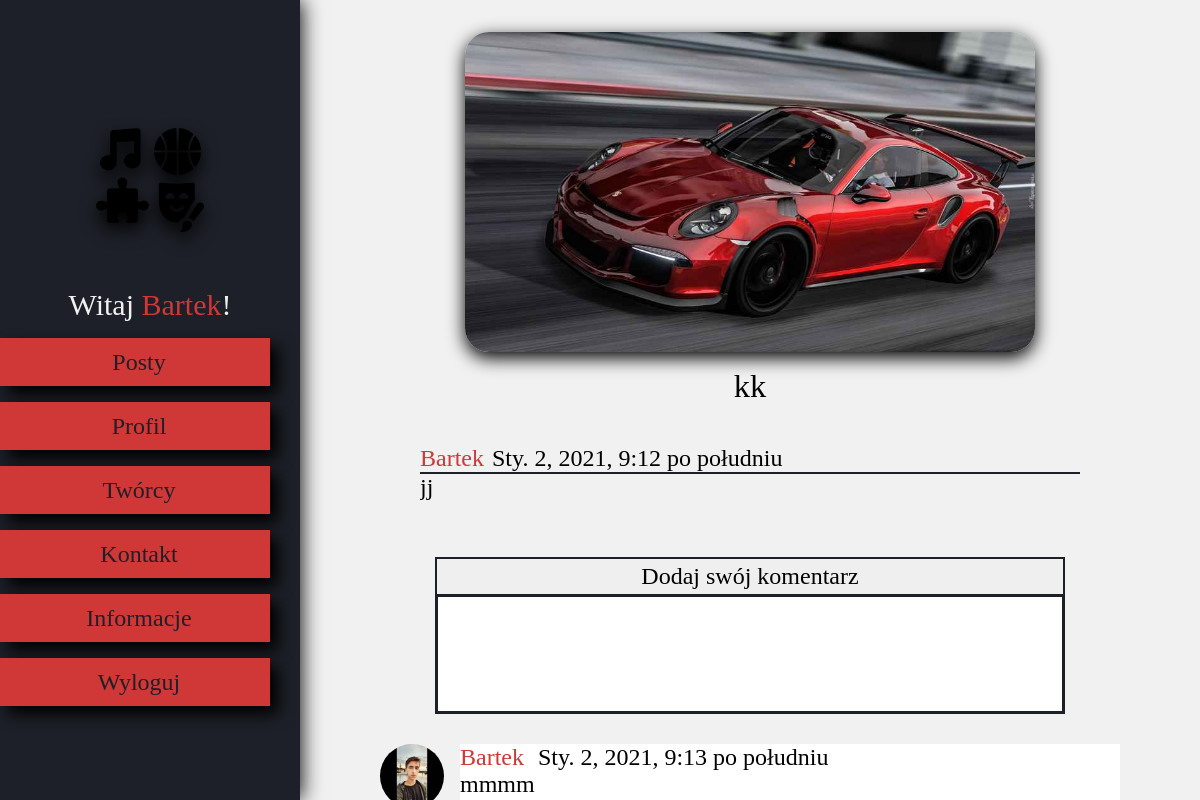
The app's page /post/288 (signed in) with its own data.
### posty/models.py (models this page shows, shortened)
class Post(models.Model):
    tytul = models.CharField(max_length=60)
    opis = models.CharField(max_length=800, blank=True, null=True)
    autor = models.ForeignKey(User, on_delete=models.CASCADE, default='')
    data = models.DateTimeField(auto_now_add=True)
    picture = ResizedImageField(size=[900, 700], quality=40,  upload_to='gallery/', blank=True)
    category = models.CharField(max_length=100, blank=True)
    city = models.CharField(max_length=100, blank=True)

class Comment(models.Model):
    autor = models.ForeignKey(User, on_delete=models.CASCADE)
    post = models.ForeignKey(Post, on_delete=models.CASCADE)
    date = models.DateTimeField(auto_now_add=True)
    content = models.TextField(max_length=255, blank=False, default=None)

class UserProfile(models.Model):
    user = models.OneToOneField(User, on_delete=models.CASCADE)
    fb = models.CharField(max_length=100, blank=True)
    ig = models.CharField(max_length=100, blank=True)
    tt = models.CharField(max_length=100, blank=True)
    place = models.CharField(max_length=200, blank=True, null=True)
    profile_pic = ResizedImageField(size=[700, 700], quality=40, upload_to='gallery/', blank=True)

### posty/views.py (the view, shortened to what this page needs)
# urls.py: path('post/<int:pk>', views.show_post, name='S_post'),
@login_required()
def show_post(request, pk):
    post = get_object_or_404(Post, id=pk)
    comments = Comment.objects.filter(post=post).order_by('-id')
    form = CreateCommentForm()
    kontekst={
        'post': post,
        'form':form,
        'comments': comments,
    }
    return render(request, "singlepost.html", kontekst)

### posty/forms.py
class CreateCommentForm(forms.ModelForm):
    class Meta:
        model = Comment
        fields = ['content']

### templates/singlepost.html (shortened to what this page needs)
{% extends 'base.html' %}
{% load static %}
{% block extrahead %}
	<link rel="stylesheet" href="{% static 'css/singlepost.css' %}">
{% endblock %}
{% block body %}
		  <div id="post_content">
			<div id="image">
				<img
					{% if post.picture %}
						src="{{ post.picture.url }}"
					{% else %}
						src = "{% static 'zzt.png' %}"
					{% endif %}alt="Brak zdjęcia"
				></img>
			</div>
			<p id="tytul">{{post.tytul}}</p>
			<div id="information">
				<a id="autor" href="{% url 'Profil' post.autor.id %}">{{post.autor}}</a><p id="data">{{post.data}}
				{% if post.autor.id == request.user.id %}
					<a href="{% url 'delete_post' post.pk %}"></a>
				{% endif %}
				</p>
			</div>
			<p id="opis">{{post.opis}}</p>
			<form method="POST" action="">
				<div id="add_comment">
					<input id="dodaj" type="submit" value="Dodaj swój komentarz">
					{{form.content}}
				</div>
			</form>
			<div id="comments">
				{% for comment in comments %}
					<div class="comment">
						<img id="profile_pic"
							{% if comment.autor.userprofile.profile_pic %}
								src={{comment.autor.userprofile.profile_pic.url}}
							{% else %}
								src = "{% static 'logo.png' %}"
							{% endif %}
							alt="brak zdjęcia">
						<span id="content">
							<span id="autor" onclick="location.href='{% url 'Profil' comment.autor.id %}'">{{comment.autor.username}}</span>
							<p id="date">{{comment.date}}</p><br>{{comment.content}}
						</span>
					</div>
				{% endfor %}
			</div>
		  </div>
		  {% include "navbar.html"%}
{% endblock %}

### templates/blocks/navbar.html (shortened to what this page needs)
{% load static %}
<link rel="stylesheet" href="{% static 'css/blocks/navbar.css' %}">
<div id="navbar">
		<img id="logo_photo" alt="logo"src="{% static 'logo.png' %}" onclick="location.href='{% url 'MeetMe!' %}'"/>
		<p id="hello">Witaj <span id="username_id">{{request.user}}</span>!</p>
		<ul id="menu">
                    <li class="nav" onclick="location.href='{% url 'MeetMe!' %}'"><i class="fas fa-comment-alt"></i>Posty</a></li>
					<li class="nav" onclick="location.href='{% url 'Profil' request.user.id %}'"><i class="fas fa-address-card"></i>Profil</li>
					<li class="nav" onclick="location.href='{% url 'o_tworcach' %}'"><i class="fas fa-users"></i>Twórcy</li>
					<li class="nav" onclick="location.href='{% url 'kontakt' %}'"><i class="fas fa-address-book"></i>Kontakt</li>
					<li class="nav" onclick="location.href='{% url 'Info' %}'"><i class="fas fa-info"></i>Informacje</li>
					<li class="nav" onclick="location.href='{% url 'Wylogowanie' %}'"><i class="fas fa-sign-out-alt"></i>Wyloguj</li>
		</ul>
</div>

### static/css/singlepost.css (style rules this page uses)
#image { margin-top:4vh;max-height:40vh;width:100%;align:center; }
#image>img { border-radius:2vmax;max-height:40vh;max-width:90%;box-shadow: 0vw 0.5vw 1.5vw;object-fit: scale-down; display: block; margin-left: auto; margin-right: auto; }
#tytul { width:100%;margin-top:2vh;word-break:break-word;text-align:center;font-size:135%; }
#post_content { overflow-y:auto;overflow-x:hidden;width:100%;background:#f1f1f1 }
#information { margin:5vh 15vmin 0 15vmin; }
#autor { color: var(--sec1);text-decoration:none;cursor:pointer;margin-right:1vmin;user-select: text; }
#data { display:inline-block;margin-top:0; }
#opis { margin:0 15vmin;user-select: text;word-break:break-word;padding-bottom:7vh;border-top:solid 0.25vmin var(--main);height:auto;overflow-y:auto; }
#comments { margin-bottom:2vh;height:auto;padding:0 10vmin; }
.comment { margin-top:3vh;width:100%;display:flex; }
#profile_pic { width:8vh;height:8vh;border-radius:50%;object-fit: cover;margin-right:1vmin;margin:auto;margin-right:2vmin; }
#add_comment { width:70%;margin-left:50%;transform:translate(-50%,0) }
#add_comment>textarea { width:100%;height:15vmin; }
#id_content { padding:1vmin;border: solid 0.25vw var(--main);box-sizing:border-box; }
#dodaj { padding:0.5vh 0.5vw;border:solid 0.2vw var(--main);border-bottom:none;cursor:pointer;width:100%; }
#content { word-break: break;background:#fff;user-select: text;width:100%;max-height:20vh;overflow-y:auto;overflow-x:hidden; }
#date { display:inline-block; }

### static/css/base.css (style rules this page uses)
:root { --main: #1d2028; --sec1: #D03737; --sec2: #F1F1F1; --sec3: #cecece; --text_color: #1d2028; --button_sec: #111319; --button_shadow: #0b0c10; }
html { width: 100%;min-height:100%;height:100%; }
body { margin:0;padding:0;width: 100%;position: absolute; min-height:100%;height:100%;overflow-y:hidden;-webkit-tap-highlight-color: transparent;overflow-x:hidden; }
body * { font-size:3vh;font-family:Calibri;user-select: none;outline: none;margin:0;padding:0; }
ul { list-style: none; }
a { text-decoration:none; color: var(--sec1); }
textarea { resize:none; }

### static/css/blocks/navbar.css (style rules this page uses)
#navbar { grid-area: sidebar; z-index: 2; background-color: var(--main); box-shadow: 0.1vw 0 1.7vw #000000; transition: width 1s; height:100vh; }
#hello { text-align:center; font-size:125%; width: auto; height:auto; margin-top: 6vh; color: var(--sec2); }
#username_id { color: var(--sec1); font-size:100%; text-transform: capitalize; word-break:break-all; }
#logo_photo { width: 15vmin; height: 15vmin; display:block; margin: auto; cursor:pointer; margin-top: 15vh; filter: drop-shadow(0 0.7vw 0.7vw #000000); transition: filter 0.3s; }
.nav { display:flex; align-items: center; justify-content: center; width: 90%; height:6vh; margin-top: 2vh; background-color: var(--sec1); color: var(--main); font-size: 100%; cursor: pointer; box-shadow: 1vmin 1vmin 2vmin #000000; transition:0.2s; }
.nav>i { padding: 0.5vmin; font-size:100%; }

### records on screen
Post: picture (picture), tytul "kk", autor "Bartek", data "Sty. 2, 2021, 9:12 po południu", opis "jj"
Comment: autor.profile_pic (picture), autor.username "Bartek", date "Sty. 2, 2021, 9:13 po południu", content "mmmm"

### other values on screen
{{ request.user }} "Bartek"
